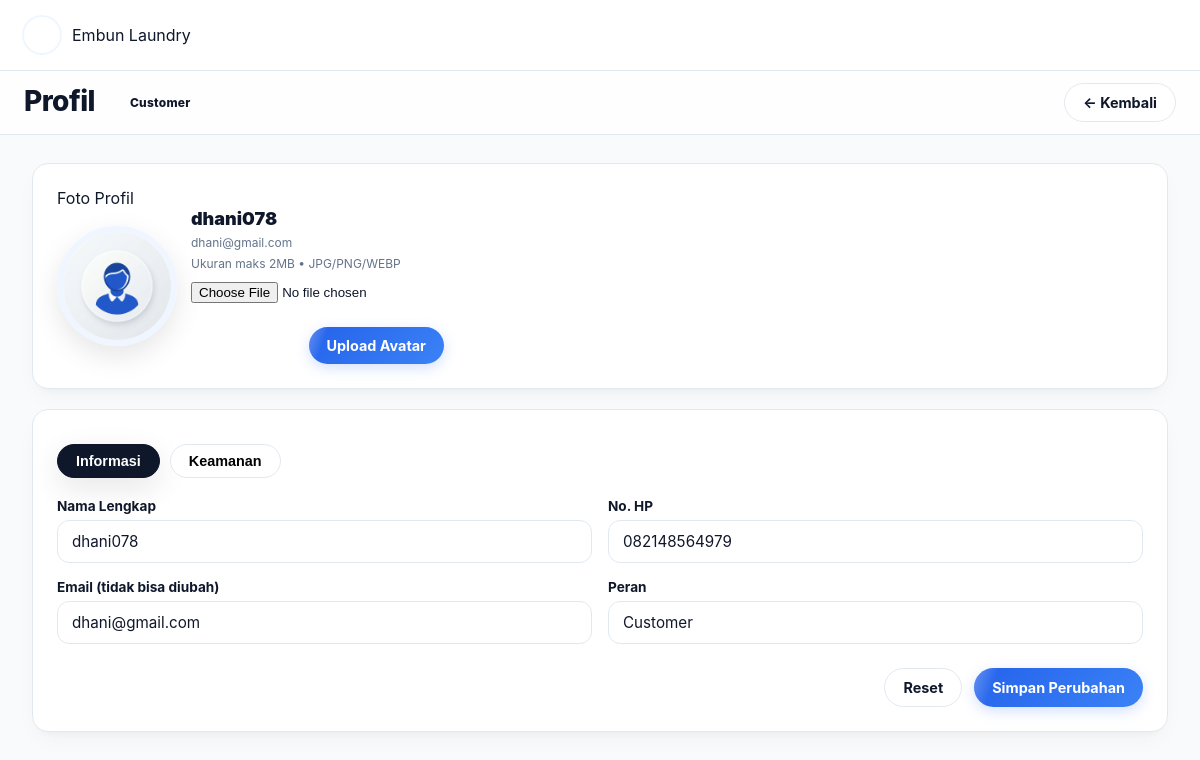
The app's page /profile.php (signed in) with its own data.
### tables this page shows
CREATE TABLE `users` (
  `id` int(11) NOT NULL,
  `full_name` varchar(100) NOT NULL,
  `email` varchar(120) NOT NULL,
  `phone` varchar(30) DEFAULT NULL,
  `avatar_path` varchar(255) DEFAULT NULL,
  `role` enum('Admin','Owner','Staff','Customer') NOT NULL DEFAULT 'Customer',
  `password_hash` varchar(255) NOT NULL,
  `created_at` timestamp NOT NULL DEFAULT current_timestamp()
);

### profile.php (the view, shortened to what this page needs)
<?php
require_once __DIR__ . '/config.php';
$user_id = (int)($_SESSION['user_id'] ?? 0);
$stmt = $mysqli->prepare("SELECT full_name, email, phone, role, password_hash FROM users WHERE id=? LIMIT 1");
$stmt->bind_param('i', $user_id);
$stmt->execute();
$stmt->bind_result($full_name, $email, $phone, $role, $password_hash);
function avatar_url($uid){
  $base = 'uploads/avatars';
  foreach (['jpg','jpeg','png','webp'] as $ext) {
    $p = __DIR__ . "/$base/$uid.$ext";
  }
  return 'img/avatar-placeholder.png';
}
$AVATAR = avatar_url($user_id);
function h($s){ return htmlspecialchars((string)$s, ENT_QUOTES, 'UTF-8'); }
?>
<!DOCTYPE html>
<html lang="id">
<head>
<link rel="stylesheet" href="assets/style.css"/>
</head>
<body>
<div class="wrap">
  <aside class="sidebar">
    <div class="brand">
      <img
        src="img/Logo.png"
        alt="Embun Laundry"
        class="logo-img"
        width="36" height="36"
        decoding="async" fetchpriority="high"
      />
      <div class="brand-text">Embun Laundry</div>
    </div>
  </aside>
  <section class="main">
    <div class="topbar">
      <div class="topbar-inner">
        <div class="h1">Profil</div>
        <div class="badge" style="margin-left:8px"><?= h($role) ?></div>
        <div style="margin-left:auto"><a class="btn" href="dashboard.php">← Kembali</a></div>
      </div>
    </div>
    <div class="content">
      <div class="grid">
        <div class="card">
          <div class="title">Foto Profil</div>
          <div style="display:flex;gap:14px;align-items:center">
            <img src="<?= h($AVATAR) ?>" class="avatar" alt="Avatar">
            <div>
              <div style="font-weight:900;font-size:18px"><?= h($full_name) ?></div>
              <div class="note"><?= h($email) ?></div>
              <div class="note">Ukuran maks 2MB • JPG/PNG/WEBP</div>
              <form method="post" enctype="multipart/form-data" style="margin-top:10px">
                <input class="file" type="file" name="avatar" accept="image/jpeg,image/png,image/webp" required>
                <div class="actions">
                  <button class="btn btn-primary" type="submit">Upload Avatar</button>
                </div>
              </form>
            </div>
          </div>
        </div>
        <div class="card">
          <div class="tabs">
            <button class="tab active" data-tab="tab-info">Informasi</button>
            <button class="tab" data-tab="tab-pass">Keamanan</button>
          </div>
          <div id="tab-info">
            <form method="post">
              <div class="row">
                <div>
                  <label>Nama Lengkap</label>
                  <input class="input" type="text" name="full_name" value="<?= h($full_name) ?>" required>
                </div>
                <div>
                  <label>No. HP</label>
                  <input class="input" type="text" name="phone" value="<?= h($phone) ?>" placeholder="0812-xxxx-xxxx">
                </div>
              </div>
              <div class="row" style="margin-top:10px">
                <div>
                  <label>Email (tidak bisa diubah)</label>
                  <input class="input" type="email" value="<?= h($email) ?>" disabled>
                </div>
                <div>
                  <label>Peran</label>
                  <input class="input" type="text" value="<?= h($role) ?>" disabled>
                </div>
              </div>
              <div class="actions">
                <button class="btn" type="reset">Reset</button>
                <button class="btn btn-primary" type="submit">Simpan Perubahan</button>
              </div>
            </form>
          </div>
        </div>
      </div>
      <div style="height:30px"></div>
    </div>
  </section>
</div>
</body>
</html>

### records on screen
users: role "Customer", full_name "dhani078", email "dhani@gmail.com", phone "082148564979"
